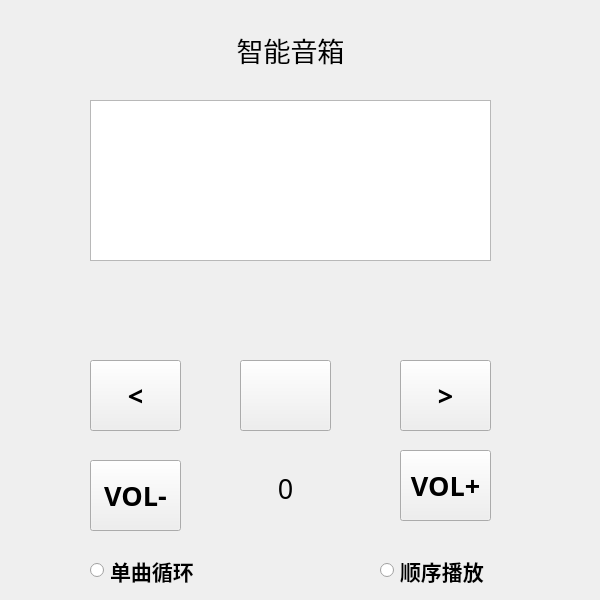
<?xml version="1.0" encoding="UTF-8"?>
<ui version="4.0">
 <class>Player</class>
 <widget class="QWidget" name="Player">
  <property name="geometry">
   <rect>
    <x>0</x>
    <y>0</y>
    <width>600</width>
    <height>600</height>
   </rect>
  </property>
  <property name="windowTitle">
   <string>Form</string>
  </property>
  <widget class="QLabel" name="label">
   <property name="geometry">
    <rect>
     <x>200</x>
     <y>20</y>
     <width>181</width>
     <height>61</height>
    </rect>
   </property>
   <property name="font">
    <font>
     <family>微软雅黑</family>
     <pointsize>20</pointsize>
    </font>
   </property>
   <property name="text">
    <string>&lt;html&gt;&lt;head/&gt;&lt;body&gt;&lt;p align=&quot;center&quot;&gt;智能音箱&lt;/p&gt;&lt;/body&gt;&lt;/html&gt;</string>
   </property>
  </widget>
  <widget class="QTextEdit" name="textEdit">
   <property name="geometry">
    <rect>
     <x>90</x>
     <y>100</y>
     <width>401</width>
     <height>161</height>
    </rect>
   </property>
   <property name="font">
    <font>
     <family>微软雅黑</family>
    </font>
   </property>
   <property name="html">
    <string>&lt;!DOCTYPE HTML PUBLIC &quot;-//W3C//DTD HTML 4.0//EN&quot; &quot;http://www.w3.org/TR/REC-html40/strict.dtd&quot;&gt;
&lt;html&gt;&lt;head&gt;&lt;meta name=&quot;qrichtext&quot; content=&quot;1&quot; /&gt;&lt;style type=&quot;text/css&quot;&gt;
p, li { white-space: pre-wrap; }
&lt;/style&gt;&lt;/head&gt;&lt;body style=&quot; font-family:'微软雅黑'; font-size:9pt; font-weight:400; font-style:normal;&quot;&gt;
&lt;p style=&quot;-qt-paragraph-type:empty; margin-top:0px; margin-bottom:0px; margin-left:0px; margin-right:0px; -qt-block-indent:0; text-indent:0px;&quot;&gt;&lt;br /&gt;&lt;/p&gt;&lt;/body&gt;&lt;/html&gt;</string>
   </property>
  </widget>
  <widget class="QPushButton" name="priorButton">
   <property name="geometry">
    <rect>
     <x>90</x>
     <y>360</y>
     <width>91</width>
     <height>71</height>
    </rect>
   </property>
   <property name="font">
    <font>
     <family>微软雅黑</family>
     <pointsize>20</pointsize>
     <weight>75</weight>
     <bold>true</bold>
    </font>
   </property>
   <property name="text">
    <string>&lt;</string>
   </property>
  </widget>
  <widget class="QPushButton" name="playButton">
   <property name="geometry">
    <rect>
     <x>240</x>
     <y>360</y>
     <width>91</width>
     <height>71</height>
    </rect>
   </property>
   <property name="font">
    <font>
     <family>微软雅黑</family>
     <pointsize>20</pointsize>
     <weight>75</weight>
     <bold>true</bold>
    </font>
   </property>
   <property name="text">
    <string/>
   </property>
  </widget>
  <widget class="QPushButton" name="nextButton">
   <property name="geometry">
    <rect>
     <x>400</x>
     <y>360</y>
     <width>91</width>
     <height>71</height>
    </rect>
   </property>
   <property name="font">
    <font>
     <family>微软雅黑</family>
     <pointsize>20</pointsize>
     <weight>75</weight>
     <bold>true</bold>
    </font>
   </property>
   <property name="text">
    <string>&gt;</string>
   </property>
  </widget>
  <widget class="QPushButton" name="downButton">
   <property name="geometry">
    <rect>
     <x>90</x>
     <y>460</y>
     <width>91</width>
     <height>71</height>
    </rect>
   </property>
   <property name="font">
    <font>
     <family>微软雅黑</family>
     <pointsize>20</pointsize>
     <weight>75</weight>
     <bold>true</bold>
    </font>
   </property>
   <property name="text">
    <string>VOL-</string>
   </property>
  </widget>
  <widget class="QLabel" name="volumeLabel">
   <property name="geometry">
    <rect>
     <x>240</x>
     <y>470</y>
     <width>91</width>
     <height>31</height>
    </rect>
   </property>
   <property name="font">
    <font>
     <family>微软雅黑</family>
    </font>
   </property>
   <property name="text">
    <string>&lt;html&gt;&lt;head/&gt;&lt;body&gt;&lt;p align=&quot;center&quot;&gt;&lt;span style=&quot; font-size:20pt;&quot;&gt;0&lt;/span&gt;&lt;/p&gt;&lt;/body&gt;&lt;/html&gt;</string>
   </property>
  </widget>
  <widget class="QPushButton" name="upButton">
   <property name="geometry">
    <rect>
     <x>400</x>
     <y>450</y>
     <width>91</width>
     <height>71</height>
    </rect>
   </property>
   <property name="font">
    <font>
     <family>微软雅黑</family>
     <pointsize>20</pointsize>
     <weight>75</weight>
     <bold>true</bold>
    </font>
   </property>
   <property name="text">
    <string>VOL+</string>
   </property>
  </widget>
  <widget class="QRadioButton" name="circleButton">
   <property name="geometry">
    <rect>
     <x>90</x>
     <y>550</y>
     <width>151</width>
     <height>41</height>
    </rect>
   </property>
   <property name="font">
    <font>
     <family>微软雅黑</family>
     <pointsize>16</pointsize>
     <weight>75</weight>
     <bold>true</bold>
    </font>
   </property>
   <property name="text">
    <string>单曲循环</string>
   </property>
  </widget>
  <widget class="QRadioButton" name="sequenceButton">
   <property name="geometry">
    <rect>
     <x>380</x>
     <y>550</y>
     <width>141</width>
     <height>41</height>
    </rect>
   </property>
   <property name="font">
    <font>
     <family>微软雅黑</family>
     <pointsize>16</pointsize>
     <weight>75</weight>
     <bold>true</bold>
    </font>
   </property>
   <property name="text">
    <string>顺序播放</string>
   </property>
  </widget>
  <widget class="QLabel" name="musicLabel">
   <property name="geometry">
    <rect>
     <x>190</x>
     <y>280</y>
     <width>181</width>
     <height>41</height>
    </rect>
   </property>
   <property name="text">
    <string>&lt;html&gt;&lt;head/&gt;&lt;body&gt;&lt;p align=&quot;center&quot;&gt;&lt;br/&gt;&lt;/p&gt;&lt;/body&gt;&lt;/html&gt;</string>
   </property>
  </widget>
  <widget class="QLabel" name="devidLabel">
   <property name="geometry">
    <rect>
     <x>450</x>
     <y>60</y>
     <width>111</width>
     <height>31</height>
    </rect>
   </property>
   <property name="text">
    <string>&lt;html&gt;&lt;head/&gt;&lt;body&gt;&lt;p align=&quot;center&quot;&gt;&lt;br/&gt;&lt;/p&gt;&lt;/body&gt;&lt;/html&gt;</string>
   </property>
  </widget>
 </widget>
 <resources/>
 <connections/>
</ui>
